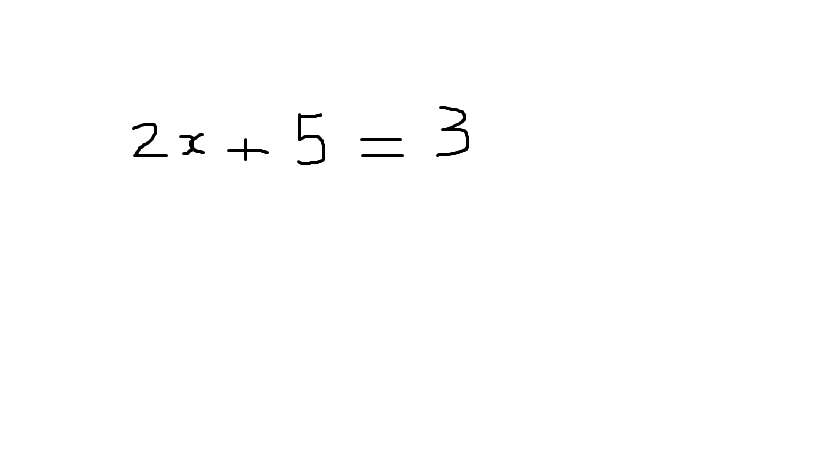
#> input picture equation_inequation_recognizer/equation.png, 819 x 460 px
$ python symbole_tracker.py
#> lines starting #> are read from the running program, lines starting #| are printed output that depends on the picture; after the words box and inside, x2 and y2 are one past the last pixel; in counts of white or black regions, pixels touching at a corner belong together
from PIL import Image

# Fonction pour découper l'image en parties individuelles
def split_image(image):
    symbols = []
    width, height = image.size
    left = 0
    right = 0
    top = 0
    bottom = height

    while right < width:
        # Recherche de la colonne contenant du contenu
        while right < width and is_empty_column(image, right):
            right += 1

        # Détection de la colonne vide suivante
        left = right
        while right < width and not is_empty_column(image, right):
            right += 1

        # Découpage de la partie contenant un symbole
        if left < right:
            symbol = image.crop((left, top, right, bottom))
            symbols.append(symbol)

    return symbols

# Fonction pour vérifier si une colonne de l'image est vide
def is_empty_column(image, column_index):
    width, height = image.size
    for y in range(height):
        pixel = image.getpixel((column_index, y))
        if pixel != 255:  # Vérifier si le pixel est noir
            return False
    return True

# Charger l'image de l'équation
image = Image.open('equation.png')
#> image is the input picture: PIL image 819x460 RGB; min 0, max 255, mean 253.9

# Convertir en niveaux de gris
image = image.convert('L')
#> image: PIL image 819x460 L

# Seuillage pour extraire les symboles noirs
threshold = 128
image = image.point(lambda x: 0 if x < threshold else 255, '1')
#> image: PIL image 819x460 1; 99.6% white; 7 black regions, largest, box (x1, y1, x2, y2) and area: (436, 106, 469, 157) 379, (297, 113, 325, 165) 362, (132, 123, 168, 157) 298

# Découper l'image en parties individuelles
symbols = split_image(image)
#> the loop in split_image, `while right < width:` made 7 passes
#> pass 1, in split_image, `symbol = image.crop((left, top, right, bottom))`:
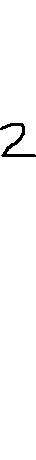
#> symbol: PIL image 36x460 1; 98.2% white; 1 black region, box (x1, y1, x2, y2) and area: (0, 123, 36, 157) 298
#> pass 2, in split_image, `symbol = image.crop((left, top, right, bottom))`:
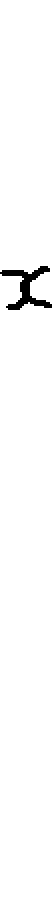
#> symbol: PIL image 26x460 1 (shown 2 times larger); 98.3% white; 1 black region, box (x1, y1, x2, y2) and area: (0, 133, 26, 155) 198
#> pass 3, in split_image, `symbol = image.crop((left, top, right, bottom))`:
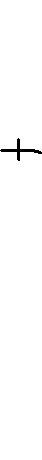
#> symbol: PIL image 42x460 1; 99.1% white; 1 black region, box (x1, y1, x2, y2) and area: (0, 138, 42, 161) 182

# Afficher les parties découpées
for i, symbol in enumerate(symbols):
    symbol.show()
#> this loop made 6 passes

for i, symbol in enumerate(symbols):
    symbol.save(f"symbole_{i}.png")
